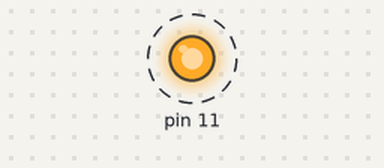
The sketch below on a simulated Arduino Uno, built with avr-gcc and run on an emulated ATmega328P. Parts: output pins drawn as LEDs (lit = HIGH). Dashed ring = blinking.

Above: at 0.5 s.
Timing chart, 0 to 3.0 s (numbered marks = the images above):
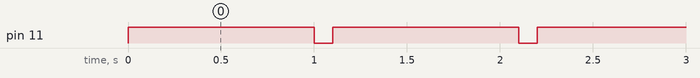

Measured:
- by itself, pin 11: alternates HIGH for 1.0 s and LOW for 0.10 s

The sketch:

blink.ino
```cpp
void setup() {
// initialize digital pin 11 as an output.
     pinMode(11, OUTPUT);
}
// the loop function runs over and over again forever
void loop() {
     digitalWrite(11, HIGH);   // turn the LED on (HIGH is the voltage level)
    delay(1000);              // wait for a second
    digitalWrite(11, LOW);    // turn the LED off by making the voltage LOW
    delay(100);              // wait for a second
}
```
